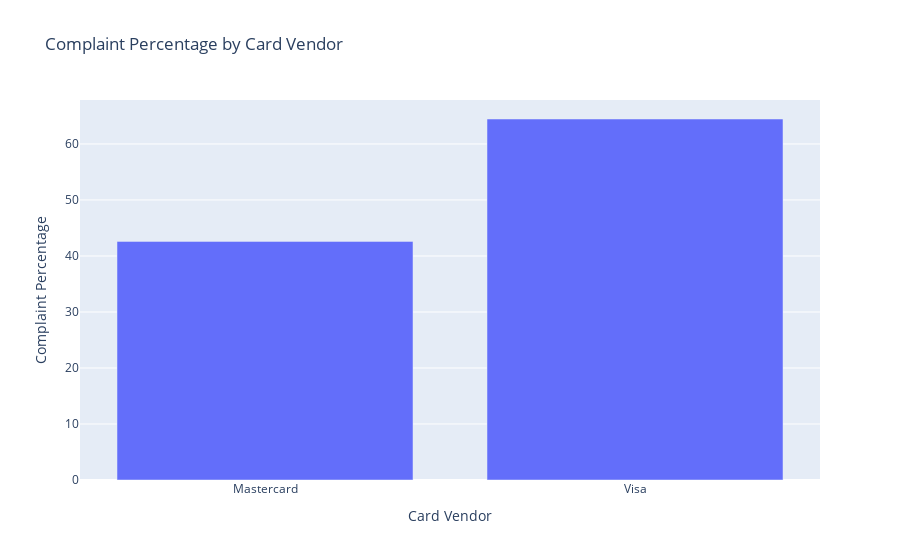

Notebook source saved alongside this figure:
### Markdown cell above
#### 4. Card vendor and Complaints

### Code cell
# Group by card vendor and calculate the percentage of complaints for each
complaints_by_card_vendor = df.groupby('card_vendor')['complained_num'].mean() * 100
complaints_by_card_vendor = complaints_by_card_vendor.reset_index()

# Plot the data
fig = px.bar(complaints_by_card_vendor, x='card_vendor', y='complained_num',
             labels={'card_vendor': 'Card Vendor', 'complained_num': 'Complaint Percentage'},
             title='Complaint Percentage by Card Vendor')

fig.show()

### Figure 1 — Plotly figure (JSON) as saved in the notebook; plotly's stock layout.template omitted (floating-point values rounded to 4 significant figures)
{"data": [{"alignmentgroup": "True", "hovertemplate": "Card Vendor=%{x}<br>Complaint Percentage=%{y}<extra></extra>", "legendgroup": "", "marker": {"color": "#636efa", "pattern": {"shape": ""}}, "name": "", "offsetgroup": "", "orientation": "v", "showlegend": false, "textposition": "auto", "type": "bar", "x": ["Mastercard", "Visa"], "xaxis": "x", "y": [42.6, 64.45], "yaxis": "y"}], "layout": {"barmode": "relative", "legend": {"tracegroupgap": 0}, "title": {"text": "Complaint Percentage by Card Vendor"}, "xaxis": {"anchor": "y", "domain": [0, 1], "title": {"text": "Card Vendor"}}, "yaxis": {"anchor": "x", "domain": [0, 1], "title": {"text": "Complaint Percentage"}}}}
